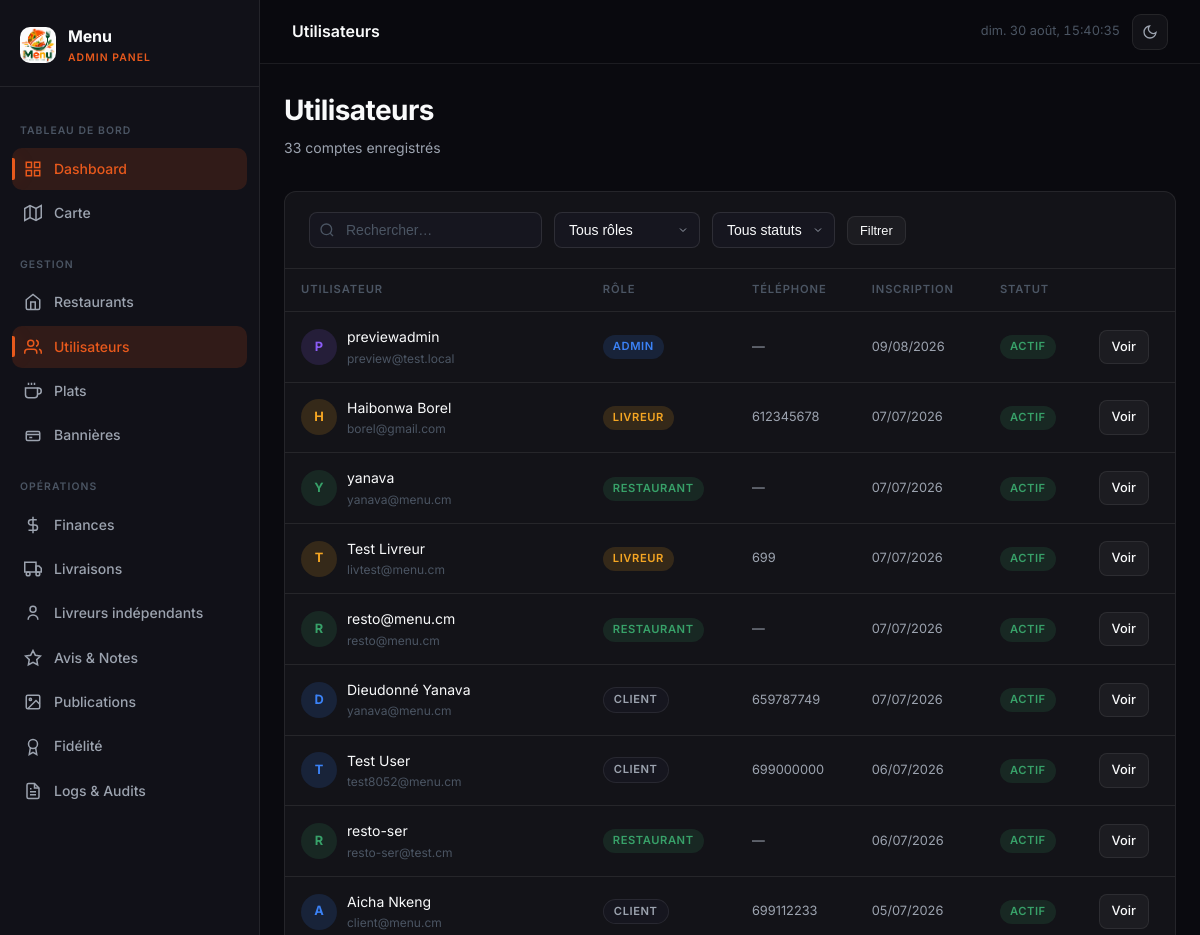
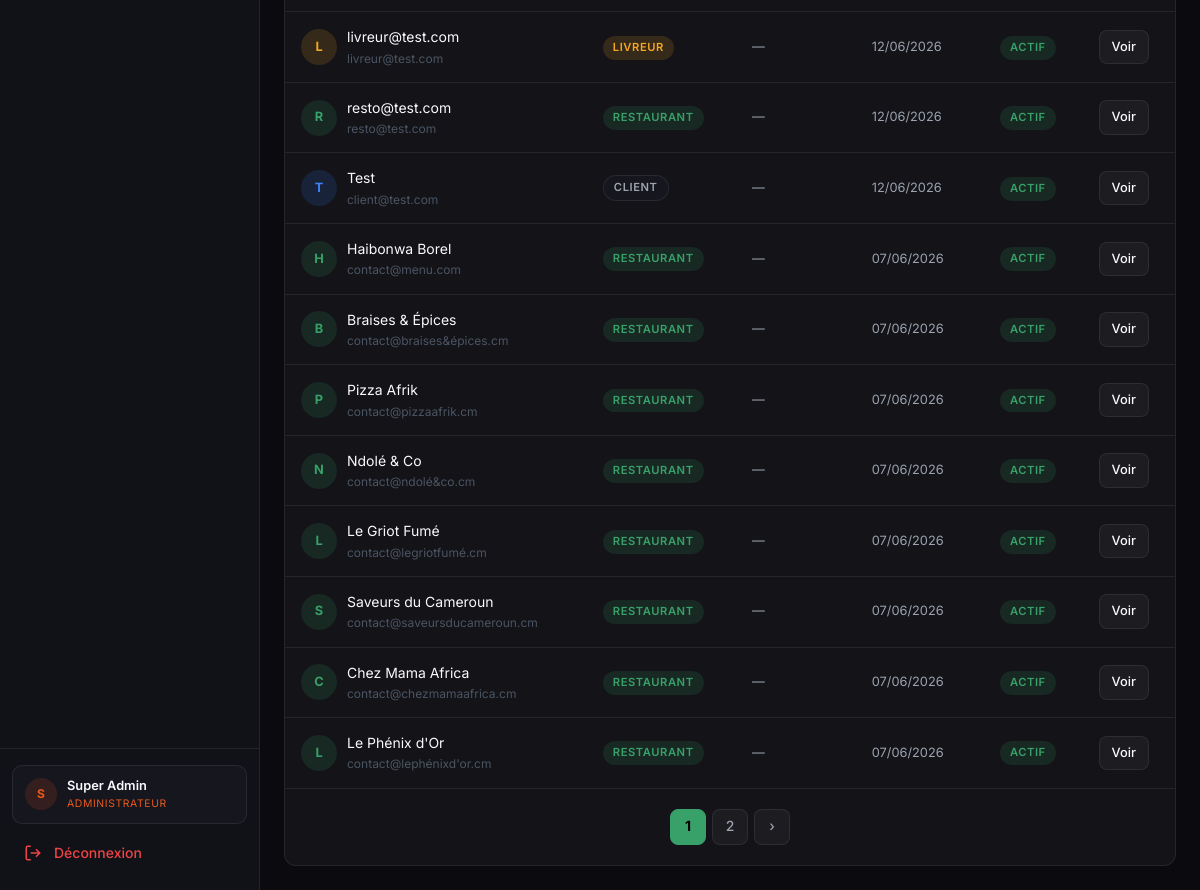
The page /admin-panel/users/ (signed in) on the database its author committed (2 pictures, top to bottom).
### core/models.py (models this page shows, shortened)
class User(AbstractUser):
    ROLE_CHOICES = [
        ('admin', 'Administrateur'),
        ('restaurant', 'Restaurant'),
        ('client', 'Client'),
        ('livreur', 'Livreur'),
    ]
    role = models.CharField(max_length=20, choices=ROLE_CHOICES, default='client')
    telephone = models.CharField(max_length=20, blank=True)
    allergies = models.CharField(max_length=300, blank=True)
    avatar = models.ImageField(upload_to='avatars/', blank=True, null=True)
    gain_total = models.DecimalField(max_digits=12, decimal_places=0, default=0)
    nombre_livraisons = models.PositiveIntegerField(default=0)
    restaurant_attache = models.ForeignKey(
        'RestaurantProfile', on_delete=models.SET_NULL, null=True, blank=True, related_name='livreurs',
    )
    points_solde = models.PositiveIntegerField(default=0)
    feed_seed = models.UUIDField(default=uuid.uuid4, editable=False)
    class Meta:
        verbose_name = 'Utilisateur'
        verbose_name_plural = 'Utilisateurs'

### core/views/dashboard.py (the view)
    def wrapper(request, *args, **kwargs):
        if not request.user.is_authenticated or request.user.role != 'admin':
            return redirect('core:login')
        return view_func(request, *args, **kwargs)

### templates/admin_panel/users/list.html (shortened to what this page needs)
{% extends 'base.html' %}
{% block topbar_title %}Utilisateurs{% endblock %}
{% block content %}
<div class="page-header anim-fade-up">
  <div>
    <h1 class="page-title">Utilisateurs</h1>
    <p class="page-subtitle">{{ page_obj.paginator.count }} compte{{ page_obj.paginator.count|pluralize }} enregistré{{ page_obj.paginator.count|pluralize }}</p>
  </div>
</div>
<div class="table-wrapper">
  <div class="table-header">
    <form method="get" class="filter-bar" style="flex:1;">
      <div class="input-search-wrapper">
        <input type="text" name="q" value="{{ q }}" placeholder="Rechercher…" class="input-search">
      </div>
      <select name="role" class="input-select" onchange="this.form.submit()">
        <option value="">Tous rôles</option>
      </select>
      <select name="statut" class="input-select" onchange="this.form.submit()">
        <option value="">Tous statuts</option>
      </select>
      <button type="submit" class="btn btn-secondary btn-sm">Filtrer</button>
    </form>
  </div>
  {% if page_obj %}
  <table>
    <thead><tr><th>Utilisateur</th><th>Rôle</th><th>Téléphone</th><th>Inscription</th><th>Statut</th><th></th></tr></thead>
    <tbody>
      {% for u in page_obj %}
      <tr class="anim-fade-up" style="animation-delay:{{ forloop.counter0 }}0ms;">
        <td>
          <div style="display:flex;align-items:center;gap:10px;">
            <div style="width:36px;height:36px;border-radius:50%;background:{% if u.role == 'admin' %}var(--accent-purple-dim){% elif u.role == 'restaurant' %}var(--accent-green-dim){% elif u.role == 'client' %}var(--accent-blue-dim){% else %}var(--accent-amber-dim){% endif %};display:flex;align-items:center;justify-content:center;font-weight:700;font-size:0.8rem;color:{% if u.role == 'admin' %}var(--accent-purple){% elif u.role == 'restaurant' %}var(--accent-green){% elif u.role == 'client' %}var(--accent-blue){% else %}var(--accent-amber){% endif %};">{{ u.first_name|first|upper|default:u.username|first|upper }}</div>
            <div>
              <div class="td-primary" style="color:var(--text-primary);">{{ u.get_full_name|default:u.username }}</div>
              <div style="font-size:0.75rem;color:var(--text-muted);">{{ u.email }}</div>
            </div>
          </div>
        </td>
        <td>
          {% if u.role == 'admin' %}<span class="badge badge-blue">Admin</span>
          {% elif u.role == 'restaurant' %}<span class="badge badge-green">Restaurant</span>
          {% elif u.role == 'client' %}<span class="badge badge-gray">Client</span>
          {% else %}<span class="badge badge-amber">Livreur</span>{% endif %}
        </td>
        <td style="font-size:0.8rem;">{{ u.telephone|default:"—" }}</td>
        <td style="font-size:0.8rem;">{{ u.date_joined|date:"d/m/Y" }}</td>
        <td>
          {% if u.is_active %}<span class="badge badge-green">Actif</span>
          {% else %}<span class="badge badge-red">Inactif</span>{% endif %}
        </td>
        <td><a href="{% url 'core:user_detail' u.pk %}" class="btn btn-secondary btn-sm">Voir</a></td>
      </tr>
      {% endfor %}
    </tbody>
  </table>
  {% if page_obj.has_other_pages %}
  <div class="pagination">
    {% for num in page_obj.paginator.page_range %}
      {% if page_obj.number == num %}<span class="page-link active">{{ num }}</span>
      {% elif num > page_obj.number|add:'-3' and num < page_obj.number|add:'3' %}<a href="?page={{ num }}&q={{ q }}&role={{ role }}&statut={{ statut }}" class="page-link">{{ num }}</a>{% endif %}
    {% endfor %}
    {% if page_obj.has_next %}<a href="?page={{ page_obj.next_page_number }}&q={{ q }}&role={{ role }}&statut={{ statut }}" class="page-link">›</a>{% endif %}
  </div>
  {% endif %}
  {% else %}
  <div class="empty-state"><svg viewBox="0 0 24 24" fill="none" stroke="currentColor" stroke-width="1.5"><path d="M17 21v-2a4 4 0 0 0-4-4H5a4 4 0 0 0-4 4v2"/><circle cx="9" cy="7" r="4"/></svg><p>Aucun utilisateur trouvé</p></div>
  {% endif %}
</div>
{% endblock %}

### templates/base.html (shortened to what this page needs)
<!DOCTYPE html>
<html lang="fr">
<head>
{% load static %}
<link rel="stylesheet" href="{% static 'css/base.css' %}">
<link rel="stylesheet" href="{% static 'css/sidebar.css' %}">
<link rel="stylesheet" href="{% static 'css/animations.css' %}">
</head>
<body>
<div class="app-layout">
  <aside class="sidebar" id="sidebar">
    <div class="sidebar-header">
      <img src="{% static 'logo.png' %}" alt="Menu" class="sidebar-logo" onerror="this.style.display='none'">
      <div class="sidebar-brand">
        <div class="sidebar-brand-name">Menu</div>
        <div class="sidebar-brand-sub">Admin Panel</div>
      </div>
    </div>
    <nav class="sidebar-nav">
      <span class="nav-section-label">Tableau de bord</span>
      <a href="{% url 'core:dashboard' %}" class="nav-item {% if active_page == 'dashboard' %}active{% endif %}">
        <svg class="nav-icon" viewBox="0 0 24 24" fill="none" stroke-width="2"><rect x="3" y="3" width="7" height="7"/><rect x="14" y="3" width="7" height="7"/><rect x="14" y="14" width="7" height="7"/><rect x="3" y="14" width="7" height="7"/></svg>
        Dashboard
      </a>
      <a href="{% url 'core:map' %}" class="nav-item {% if active_page == 'map' %}active{% endif %}">
        <svg class="nav-icon" viewBox="0 0 24 24" fill="none" stroke-width="2"><polygon points="1 6 1 22 8 18 16 22 23 18 23 2 16 6 8 2 1 6"/><line x1="8" y1="2" x2="8" y2="18"/><line x1="16" y1="6" x2="16" y2="22"/></svg>
        Carte
      </a>
      <span class="nav-section-label">Gestion</span>
      <a href="{% url 'core:restaurant_list' %}" class="nav-item {% if active_page == 'restaurants' %}active{% endif %}">
        <svg class="nav-icon" viewBox="0 0 24 24" fill="none" stroke-width="2"><path d="M3 9l9-7 9 7v11a2 2 0 0 1-2 2H5a2 2 0 0 1-2-2z"/><polyline points="9 22 9 12 15 12 15 22"/></svg>
        Restaurants
      </a>
      <a href="{% url 'core:user_list' %}" class="nav-item {% if active_page == 'users' %}active{% endif %}">
        <svg class="nav-icon" viewBox="0 0 24 24" fill="none" stroke-width="2"><path d="M17 21v-2a4 4 0 0 0-4-4H5a4 4 0 0 0-4 4v2"/><circle cx="9" cy="7" r="4"/><path d="M23 21v-2a4 4 0 0 0-3-3.87"/><path d="M16 3.13a4 4 0 0 1 0 7.75"/></svg>
        Utilisateurs
      </a>
      <a href="{% url 'core:dish_list' %}" class="nav-item {% if active_page == 'dishes' %}active{% endif %}">
        <svg class="nav-icon" viewBox="0 0 24 24" fill="none" stroke-width="2"><path d="M18 8h1a4 4 0 0 1 0 8h-1"/><path d="M2 8h16v9a4 4 0 0 1-4 4H6a4 4 0 0 1-4-4V8z"/><line x1="6" y1="1" x2="6" y2="4"/><line x1="10" y1="1" x2="10" y2="4"/><line x1="14" y1="1" x2="14" y2="4"/></svg>
        Plats
      </a>
      <a href="{% url 'core:banniere_list' %}" class="nav-item {% if active_page == 'bannieres' %}active{% endif %}">
        <svg class="nav-icon" viewBox="0 0 24 24" fill="none" stroke-width="2"><rect x="3" y="6" width="18" height="12" rx="2"/><path d="M3 10h18"/><path d="M7 14h4"/></svg>
        Bannières
      </a>
      <span class="nav-section-label">Opérations</span>
      <a href="{% url 'core:finances' %}" class="nav-item {% if active_page == 'finances' %}active{% endif %}">
        <svg class="nav-icon" viewBox="0 0 24 24" fill="none" stroke-width="2"><line x1="12" y1="1" x2="12" y2="23"/><path d="M17 5H9.5a3.5 3.5 0 0 0 0 7h5a3.5 3.5 0 0 1 0 7H6"/></svg>
        Finances
      </a>
      <a href="{% url 'core:deliveries' %}" class="nav-item {% if active_page == 'deliveries' %}active{% endif %}">
        <svg class="nav-icon" viewBox="0 0 24 24" fill="none" stroke-width="2"><rect x="1" y="3" width="15" height="13"/><polygon points="16 8 20 8 23 11 23 16 16 16 16 8"/><circle cx="5.5" cy="18.5" r="2.5"/><circle cx="18.5" cy="18.5" r="2.5"/></svg>
        Livraisons
      </a>
      <a href="{% url 'core:admin_livreurs' %}" class="nav-item {% if active_page == 'livreurs' %}active{% endif %}">
        <svg class="nav-icon" viewBox="0 0 24 24" fill="none" stroke-width="2"><circle cx="12" cy="7" r="4"/><path d="M5.5 21a6.5 6.5 0 0 1 13 0"/></svg>
        Livreurs indépendants
      </a>
      <a href="{% url 'core:reviews' %}" class="nav-item {% if active_page == 'reviews' %}active{% endif %}">
        <svg class="nav-icon" viewBox="0 0 24 24" fill="none" stroke-width="2"><polygon points="12 2 15.09 8.26 22 9.27 17 14.14 18.18 21.02 12 17.77 5.82 21.02 7 14.14 2 9.27 8.91 8.26 12 2"/></svg>
        Avis & Notes
      </a>
      <a href="{% url 'core:admin_publications' %}" class="nav-item {% if active_page == 'publications' %}active{% endif %}">
        <svg class="nav-icon" viewBox="0 0 24 24" fill="none" stroke-width="2"><rect x="3" y="3" width="18" height="18" rx="2"/><circle cx="8.5" cy="8.5" r="1.5"/><polyline points="21 15 16 10 5 21"/></svg>
        Publications
      </a>
      <a href="{% url 'core:admin_fidelite' %}" class="nav-item {% if active_page == 'fidelite' %}active{% endif %}">
        <svg class="nav-icon" viewBox="0 0 24 24" fill="none" stroke-width="2"><circle cx="12" cy="8" r="6"/><path d="M15.477 12.89 17 22l-5-3-5 3 1.523-9.11"/></svg>
        Fidélité
      </a>
      <a href="{% url 'core:logs' %}" class="nav-item {% if active_page == 'logs' %}active{% endif %}">
        <svg class="nav-icon" viewBox="0 0 24 24" fill="none" stroke-width="2"><path d="M14 2H6a2 2 0 0 0-2 2v16a2 2 0 0 0 2 2h12a2 2 0 0 0 2-2V8z"/><polyline points="14 2 14 8 20 8"/><line x1="16" y1="13" x2="8" y2="13"/><line x1="16" y1="17" x2="8" y2="17"/><polyline points="10 9 9 9 8 9"/></svg>
        Logs & Audits
      </a>
    </nav>
    <div class="sidebar-footer">
      <div class="sidebar-user">
        <div class="sidebar-avatar">{{ request.user.first_name|first|upper|default:request.user.username|first|upper }}</div>
        <div class="sidebar-user-info">
          <div class="sidebar-user-name">{{ request.user.get_full_name|default:request.user.username }}</div>
          <div class="sidebar-user-role">Administrateur</div>
        </div>
      </div>
      <a href="{% url 'core:logout' %}" class="nav-item" style="color:var(--accent-red);">
        <svg class="nav-icon" viewBox="0 0 24 24" fill="none" stroke-width="2"><path d="M9 21H5a2 2 0 0 1-2-2V5a2 2 0 0 1 2-2h4"/><polyline points="16 17 21 12 16 7"/><line x1="21" y1="12" x2="9" y2="12"/></svg>
        Déconnexion
      </a>
    </div>
  </aside>
  <div class="main-content">
    <header class="topbar">
      <div class="topbar-left">
        <span class="topbar-title">{% block topbar_title %}{% endblock %}</span>
      </div>
      <div class="topbar-right">
        <span class="topbar-time" id="topbar-clock"></span>
        <button class="theme-toggle" id="themeToggle" title="Changer de thème" aria-label="Basculer thème clair/sombre">
          <svg class="icon-moon" viewBox="0 0 24 24" fill="none" stroke-width="2"><path d="M21 12.79A9 9 0 1 1 11.21 3 7 7 0 0 0 21 12.79z"/></svg>
        </button>
      </div>
    </header>
    <div class="page-wrapper">
      {% block content %}{% endblock %}
    </div>
  </div>
</div>
</body>
</html>

### rows shown on the page
User: user.first_name|first "S", user.get_full_name "Super Admin"
User: first_name|first "P", get_full_name "previewadmin", email "preview@test.local", role "ADMIN", telephone "—", date_joined "09/08/2026", is_active "ACTIF"
User: first_name|first "H", get_full_name "Haibonwa Borel", email "borel@gmail.com", role "LIVREUR", telephone "612345678", date_joined "07/07/2026", is_active "ACTIF"
User: first_name|first "Y", get_full_name "yanava", email "yanava@menu.cm", role "RESTAURANT", telephone "—", date_joined "07/07/2026", is_active "ACTIF"
User: first_name|first "T", get_full_name "Test Livreur", email "livtest@menu.cm", role "LIVREUR", telephone "699", date_joined "07/07/2026", is_active "ACTIF"
User: first_name|first "R", get_full_name "resto@menu.cm", email "resto@menu.cm", role "RESTAURANT", telephone "—", date_joined "07/07/2026", is_active "ACTIF"
User: first_name|first "D", get_full_name "Dieudonné Yanava", email "yanava@menu.cm", role "CLIENT", telephone "659787749", date_joined "07/07/2026", is_active "ACTIF"
User: first_name|first "T", get_full_name "Test User", email "test8052@menu.cm", role "CLIENT", telephone "699000000", date_joined "06/07/2026", is_active "ACTIF"
User: first_name|first "R", get_full_name "resto-ser", email "resto-ser@test.cm", role "RESTAURANT", telephone "—", date_joined "06/07/2026", is_active "ACTIF"
User: first_name|first "A", get_full_name "Aicha Nkeng", email "client@menu.cm", role "CLIENT", telephone "699112233", date_joined "05/07/2026", is_active "ACTIF"
User: first_name|first "L", get_full_name "livreur@test.com", email "livreur@test.com", role "LIVREUR", telephone "—", date_joined "12/06/2026", is_active "ACTIF"
User: first_name|first "R", get_full_name "resto@test.com", email "resto@test.com", role "RESTAURANT", telephone "—", date_joined "12/06/2026", is_active "ACTIF"
User: first_name|first "T", get_full_name "Test", email "client@test.com", role "CLIENT", telephone "—", date_joined "12/06/2026", is_active "ACTIF"
User: first_name|first "H", get_full_name "Haibonwa Borel", email "contact@menu.com", role "RESTAURANT", telephone "—", date_joined "07/06/2026", is_active "ACTIF"
User: first_name|first "B", get_full_name "Braises & Épices", email "contact@braises&épices.cm", role "RESTAURANT", telephone "—", date_joined "07/06/2026", is_active "ACTIF"
User: first_name|first "P", get_full_name "Pizza Afrik", email "contact@pizzaafrik.cm", role "RESTAURANT", telephone "—", date_joined "07/06/2026", is_active "ACTIF"
User: first_name|first "N", get_full_name "Ndolé & Co", email "contact@ndolé&co.cm", role "RESTAURANT", telephone "—", date_joined "07/06/2026", is_active "ACTIF"
User: first_name|first "L", get_full_name "Le Griot Fumé", email "contact@legriotfumé.cm", role "RESTAURANT", telephone "—", date_joined "07/06/2026", is_active "ACTIF"
User: first_name|first "S", get_full_name "Saveurs du Cameroun", email "contact@saveursducameroun.cm", role "RESTAURANT", telephone "—", date_joined "07/06/2026", is_active "ACTIF"
User: first_name|first "C", get_full_name "Chez Mama Africa", email "contact@chezmamaafrica.cm", role "RESTAURANT", telephone "—", date_joined "07/06/2026", is_active "ACTIF"
User: first_name|first "L", get_full_name "Le Phénix d'Or", email "contact@lephénixd'or.cm", role "RESTAURANT", telephone "—", date_joined "07/06/2026", is_active "ACTIF"

### other values the page prints
{{ page_obj.paginator.count }} "33"
{{ num }} "1"
{{ num }} "2"
